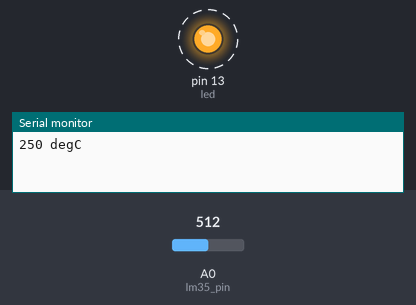
This sketch was run on a simulated Arduino Uno, built with avr-gcc and run on an emulated ATmega328P. Shown: output pins drawn as LEDs (lit = HIGH), the last lines printed to the serial monitor. Dashed ring = blinking. Inputs (shaded band) come from the test bench; at power-on: A0 (lm35_pin) = 512.

Above: at 0.9 s.
1.3 s: A0 (lm35_pin) set to 67
4.3 s: A0 (lm35_pin) set to 58
At 4.3 s:
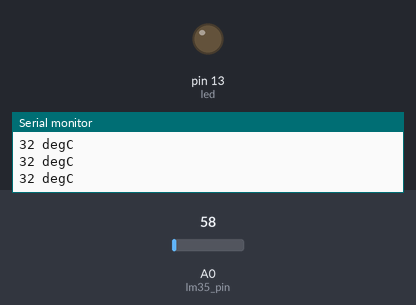
5.8 s: A0 (lm35_pin) set to 122
At 5.89 s:
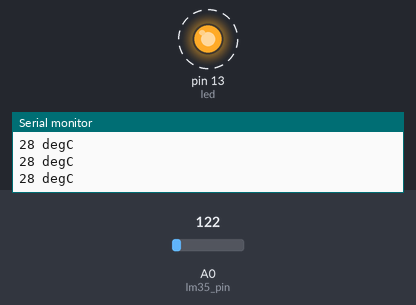
8.8 s: A0 (lm35_pin) set to 20
At 8.8 s:
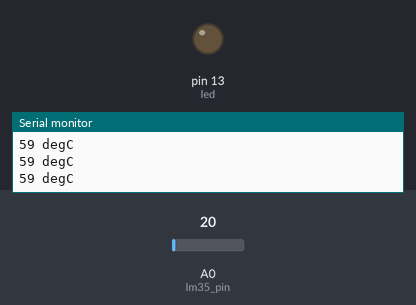
Timing chart, 0 to 11.3 s (numbered marks = the images above; inputs shaded):
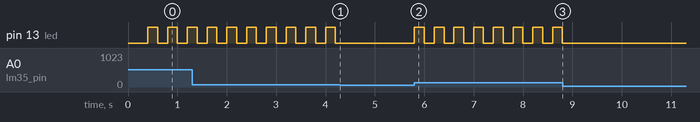

Measured:
- the behaviour switches between 64 and 63 on A0 (lm35_pin) (found by bisection; images 0 and 1)
- after the input at 4.3 s, pin 13 (led): stops changing and stays LOW
- after the input at 5.8 s, pin 13 (led): alternates HIGH for 0.20 s and LOW for 0.20 s, starting at once
- after the input at 8.8 s, pin 13 (led): stops changing and stays LOW
- by itself, pin 13 (led): alternates HIGH for 0.20 s and LOW for 0.20 s

The sketch:

P58-1_LM35_30deg_blink_LED.ino
```cpp
/*
*P58-1
*設計Arduino 程式，使用Arduino 板配合LM35 溫度感測器測量環境溫度，
*以Serial Monitor 視窗顯示環境溫度，當環境溫度大於30°C 時，閃爍LED。
*/

#define BLINK_INTERVAL 200
#define SEND_INTERVAL 500 //ms，interval between sending serial data

const byte lm35_pin = A0;

const uint8_t led = 13;

uint32_t last_send = 0;
uint32_t last_blink = 0;
bool led_state = 0;

long temperature = 0;

void setup()
{
	Serial.begin(9600);

	pinMode(led, OUTPUT);
}

void loop()
{
	uint32_t now = millis();

	temperature = get_temp(lm35_pin);

	if(now-last_send >= SEND_INTERVAL)
	{
		Serial.print(temperature);
		Serial.println(" degC");
		last_send = now;
	}

	if(now-last_blink >= BLINK_INTERVAL && temperature > 30)
	{
		digitalWrite(led, led_state);
		led_state = !led_state;
		last_blink = now;
	}
}

long get_temp(byte pin)
{
	int val;
	val = analogRead(pin);
	return (long)val*500/1024;
}
```
